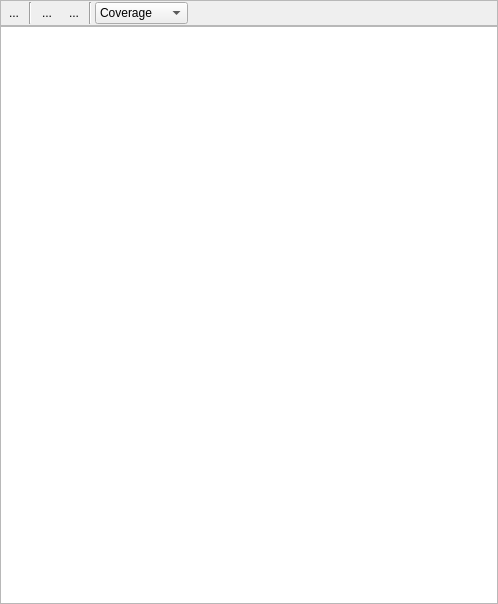
<ui version="4.0" >
 <class>dDbgShaderView</class>
 <widget class="QDialog" name="dDbgShaderView" >
  <property name="geometry" >
   <rect>
    <x>0</x>
    <y>0</y>
    <width>498</width>
    <height>604</height>
   </rect>
  </property>
  <property name="windowTitle" >
   <string>Dialog</string>
  </property>
  <layout class="QVBoxLayout" >
   <property name="margin" >
    <number>0</number>
   </property>
   <property name="spacing" >
    <number>0</number>
   </property>
   <item>
    <widget class="QFrame" name="frame" >
     <property name="frameShape" >
      <enum>QFrame::StyledPanel</enum>
     </property>
     <property name="frameShadow" >
      <enum>QFrame::Raised</enum>
     </property>
     <layout class="QHBoxLayout" >
      <property name="margin" >
       <number>1</number>
      </property>
      <property name="spacing" >
       <number>3</number>
      </property>
      <item>
       <widget class="QToolButton" name="toolButton" >
        <property name="text" >
         <string>...</string>
        </property>
        <property name="autoRaise" >
         <bool>true</bool>
        </property>
       </widget>
      </item>
      <item>
       <widget class="Line" name="line" >
        <property name="orientation" >
         <enum>Qt::Vertical</enum>
        </property>
       </widget>
      </item>
      <item>
       <widget class="QToolButton" name="toolButton_2" >
        <property name="text" >
         <string>...</string>
        </property>
        <property name="autoRaise" >
         <bool>true</bool>
        </property>
       </widget>
      </item>
      <item>
       <widget class="QToolButton" name="toolButton_3" >
        <property name="text" >
         <string>...</string>
        </property>
        <property name="autoRaise" >
         <bool>true</bool>
        </property>
       </widget>
      </item>
      <item>
       <widget class="Line" name="line_2" >
        <property name="orientation" >
         <enum>Qt::Vertical</enum>
        </property>
       </widget>
      </item>
      <item>
       <widget class="QComboBox" name="comboBox" >
        <property name="currentIndex" >
         <number>0</number>
        </property>
        <item>
         <property name="text" >
          <string>Coverage</string>
         </property>
        </item>
        <item>
         <property name="text" >
          <string>Unchanged</string>
         </property>
        </item>
       </widget>
      </item>
      <item>
       <spacer>
        <property name="orientation" >
         <enum>Qt::Horizontal</enum>
        </property>
        <property name="sizeHint" >
         <size>
          <width>40</width>
          <height>20</height>
         </size>
        </property>
       </spacer>
      </item>
     </layout>
    </widget>
   </item>
   <item>
    <widget class="QTextEdit" name="teDbgShaderView" >
     <property name="undoRedoEnabled" >
      <bool>false</bool>
     </property>
     <property name="lineWrapMode" >
      <enum>QTextEdit::NoWrap</enum>
     </property>
     <property name="readOnly" >
      <bool>true</bool>
     </property>
     <property name="tabStopWidth" >
      <number>30</number>
     </property>
     <property name="textInteractionFlags" >
      <enum>Qt::NoTextInteraction</enum>
     </property>
    </widget>
   </item>
  </layout>
 </widget>
 <resources/>
 <connections>
  <connection>
   <sender>toolButton</sender>
   <signal>clicked()</signal>
   <receiver>dDbgShaderView</receiver>
   <slot>accept()</slot>
   <hints>
    <hint type="sourcelabel" >
     <x>19</x>
     <y>15</y>
    </hint>
    <hint type="destinationlabel" >
     <x>88</x>
     <y>-17</y>
    </hint>
   </hints>
  </connection>
 </connections>
</ui>
